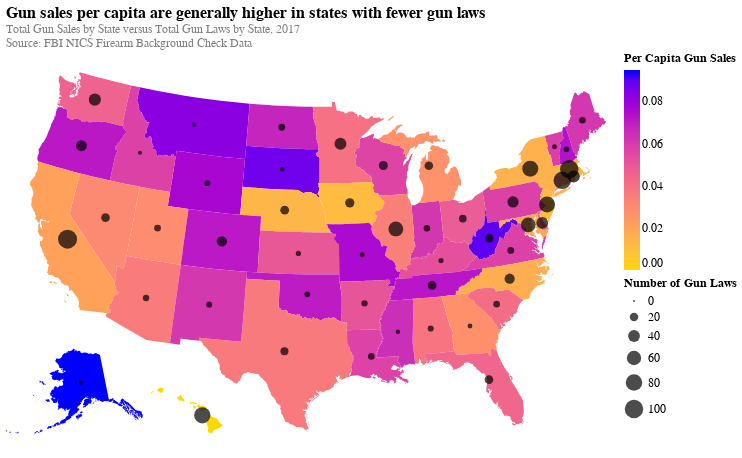

Notebook code cell kept with this figure:
### Markdown cell above
### Chloropleth Map: Comparing State Gun Laws to State Gun Sales in 2017
The plot below shows the number of gun sales per capita across the country in 2019. The per capita numbers are useful because they correct for potential differences due to large population differences across these states. There don't appear to be any strong regional patterns. Overlaying the total number of gun laws in each state, it is possible to see that in many cases, the contrast between per capita gun sales and number of gun laws is striking. One such example is New York, where there appears to be fewer gun sales per capita and a higher number of laws. Montana, on the other hand, appears to have fewer gun laws but more per capita gun sales. This pattern does have some notable exceptions, including Iowa and Nebraska, which appear to have lower per capita gun sales than Michigan, for example, despite having a similarly sized dot for number of gun laws. It is important to note, however, that the per capita gun sales are on a scale that interprets each small change as a large difference, making it slightly harder to compare the differences.

### Code cell
#@title
#grab 2017 laws
total_laws_df_2017 = total_laws_df[total_laws_df['year'] == 2017]
total_laws_df_2017 = total_laws_df_2017.reset_index()
#gun sales per capita data munging
gun_sales_subset = background_checks[['month', 'state', 'handgun', 'long_gun', 'multiple']]
gun_sales_subset['year'] = gun_sales_subset['month'].str[:4]
gun_sales_subset = gun_sales_subset[['year', 'state', 'handgun', 'long_gun', 'multiple']]
gun_sales_2017 = gun_sales_subset[gun_sales_subset['year'] == '2017']
gun_sales_by_state = gun_sales_2017.groupby(['state']).sum()
gun_sales_by_state = pd.DataFrame(gun_sales_by_state).reset_index()
gun_sales_by_state['total gun sales'] = gun_sales_by_state.sum(axis = 1, skipna = True)
per_capita_subset = per_capita[['NAME', 'POPESTIMATE2019']]
per_capita_subset['state'] = per_capita_subset['NAME']
final_merge = gun_sales_by_state.merge(per_capita_subset, how="left", on="state")
final_merge2 = final_merge.merge(total_laws_df_2017, how="left", on="state")
final_merge2['Per Capita Gun Sales'] = final_merge2['total gun sales']/final_merge2['POPESTIMATE2019']
gdf2 = gdf.merge(final_merge2, left_on='STATE_NAME', right_on='state', how='left')
gdf2['long'] = gdf2.centroid.x
gdf2['lat'] = gdf2.centroid.y
#plot
chart1 = alt.layer(
    alt.Chart(gdf2).mark_geoshape().encode(color='Per Capita Gun Sales:Q').properties(width=600, height=400).project(type='albersUsa'),
    alt.Chart(gdf2).mark_circle(color='black').encode(
    latitude='lat:Q',
    longitude= 'long:Q',
    size = alt.Size("lawtotal:Q", title = "Number of Gun Laws")).project(
    type='albersUsa').properties( 
    width=600,
    height=400,
    title={
      "text": ["Gun sales per capita are generally higher in states with fewer gun laws"],
      "subtitle": ["Total Gun Sales by State versus Total Gun Laws by State, 2017", 
                   "Source: FBI NICS Firearm Background Check Data"],
      "color": "black",
      "subtitleColor": "gray"
    }
)
)
chart1

### Figure 1 — Vega-Lite specification as saved in the notebook (floating-point values rounded to 4 significant figures; data arrays with more than 128 entries replaced by an {"elided": "..."} marker saying what was removed)
{"width": 500, "height": 400, "config": {"title": {"fontSize": 16, "font": "Helvetica", "anchor": "start", "fontColor": "#000000"}, "axisX": {"domain": true, "domainColor": "#000000", "domainWidth": 1, "grid": false, "labelFont": "Helvetica", "labelFontSize": 10, "labelAngle": 0, "tickColor": "#000000", "titleFont": "Helvetica", "titleFontSize": 11, "titlePadding": 10}, "axisY": {"domain": true, "grid": false, "gridColor": "#DEDDDD", "gridWidth": 1, "labelFont": "Helvetica", "labelFontSize": 10, "labelAngle": 0, "ticks": false, "titleFont": "Helvetica", "titleFontSize": 11, "titlePadding": 10}, "range": {"category": ["#ffd700", "#ffb14e", "#fa8775", "#ea5f94", "#cd34b5", "#9d02d7", "#0000ff", "#000000"], "heatmap": ["#ffd700", "#ffb14e", "#fa8775", "#ea5f94", "#cd34b5", "#9d02d7", "#0000ff"], "diverging": ["#ffd700", "#ffb14e", "#fa8775", "#ea5f94", "#cd34b5", "#9d02d7", "#0000ff"]}, "legend": {"labelFont": "Helvetica", "labelFontSize": 12, "titleFont": "Helvetica", "titleFontSize": 12}, "area": {"fill": "black"}, "line": {"color": "black", "stroke": "black", "strokeWidth": 5}, "point": {"filled": true, "color": "black"}, "text": {"font": "Helvetica", "color": "black", "fontSize": 11, "align": "right", "fontWeight": 400, "size": 11}, "bar": {"fill": "black", "stroke": false}}, "layer": [{"mark": "geoshape", "encoding": {"color": {"type": "quantitative", "field": "Per Capita Gun Sales"}}, "height": 400, "projection": {"type": "albersUsa"}, "width": 600}, {"mark": {"type": "circle", "color": "black"}, "encoding": {"latitude": {"field": "lat", "type": "quantitative"}, "longitude": {"field": "long", "type": "quantitative"}, "size": {"type": "quantitative", "field": "lawtotal", "title": "Number of Gun Laws"}}, "height": 400, "projection": {"type": "albersUsa"}, "title": {"text": ["Gun sales per capita are generally higher in states with fewer gun laws"], "subtitle": ["Total Gun Sales by State versus Total Gun Laws by State, 2017", "Source: FBI NICS Firearm Background Check Data"], "color": "black", "subtitleColor": "gray"}, "width": 600}], "data": {"name": "data-6768cb9a781a8d4de09444b8640114a2"}, "$schema": "https://vega.github.io/schema/vega-lite/v4.0.2.json", "datasets": {"data-6768cb9a781a8d4de09444b8640114a2": [{"DRAWSEQ": 1, "NAME": "Hawaii", "POPESTIMATE2019": 1416000.0, "Per Capita Gun Sales": 0.0, "STATE_ABBR": "HI", "STATE_FIPS": "15", "STATE_NAME": "Hawaii", "SUB_REGION": "Pacific", "handgun": 0.0, "index": 1310.0, "lat": 20.24, "lawtotal": 78.0, "long": -156.3, "long_gun": 0.0, "multiple": 0, "state": "Hawaii", "total gun sales": 0.0, "year": 2017.0, "type": "Feature", "geometry": {"type": "MultiPolygon", "coordinates": {"elided": "7 rows, 236 float values in total"}}}, {"DRAWSEQ": 2, "NAME": "Washington", "POPESTIMATE2019": 7615000.0, "Per Capita Gun Sales": 0.04524, "STATE_ABBR": "WA", "STATE_FIPS": "53", "STATE_NAME": "Washington", "SUB_REGION": "Pacific", "handgun": 198600.0, "index": 1346.0, "lat": 47.38, "lawtotal": 43.0, "long": -120.4, "long_gun": 138100.0, "multiple": 7790, "state": "Washington", "total gun sales": 344500.0, "year": 2017.0, "type": "Feature", "geometry": {"type": "MultiPolygon", "coordinates": {"elided": "3 rows, 552 float values in total"}}}, {"DRAWSEQ": 3, "NAME": "Montana", "POPESTIMATE2019": 1069000.0, "Per Capita Gun Sales": 0.08313, "STATE_ABBR": "MT", "STATE_FIPS": "30", "STATE_NAME": "Montana", "SUB_REGION": "Mountain", "handgun": 34440.0, "index": 1325.0, "lat": 47.03, "lawtotal": 4.0, "long": -109.7, "long_gun": 51760.0, "multiple": 2642, "state": "Montana", "total gun sales": 88850.0, "year": 2017.0, "type": "Feature", "geometry": {"type": "Polygon", "coordinates": {"elided": "1x297x2 float values"}}}, {"DRAWSEQ": 4, "NAME": "Maine", "POPESTIMATE2019": 1344000.0, "Per Capita Gun Sales": 0.06121, "STATE_ABBR": "ME", "STATE_FIPS": "23", "STATE_NAME": "Maine", "SUB_REGION": "New England", "handgun": 40480.0, "index": 1318.0, "lat": 45.39, "lawtotal": 12.0, "long": -69.23, "long_gun": 39720.0, "multiple": 2073, "state": "Maine", "total gun sales": 82280.0, "year": 2017.0, "type": "Feature", "geometry": {"type": "MultiPolygon", "coordinates": {"elided": "2 rows, 304 float values in total"}}}, {"DRAWSEQ": 5, "NAME": "North Dakota", "POPESTIMATE2019": 762100.0, "Per Capita Gun Sales": 0.06732, "STATE_ABBR": "ND", "STATE_FIPS": "38", "STATE_NAME": "North Dakota", "SUB_REGION": "West North Central", "handgun": 19690.0, "index": 1333.0, "lat": 47.45, "lawtotal": 13.0, "long": -100.5, "long_gun": 30690.0, "multiple": 921, "state": "North Dakota", "total gun sales": 51300.0, "year": 2017.0, "type": "Feature", "geometry": {"type": "Polygon", "coordinates": {"elided": "1x160x2 float values"}}}, {"DRAWSEQ": 6, "NAME": "South Dakota", "POPESTIMATE2019": 884700.0, "Per Capita Gun Sales": 0.08765, "STATE_ABBR": "SD", "STATE_FIPS": "46", "STATE_NAME": "South Dakota", "SUB_REGION": "West North Central", "handgun": 31490.0, "index": 1340.0, "lat": 44.43, "lawtotal": 5.0, "long": -100.2, "long_gun": 44150.0, "multiple": 1904, "state": "South Dakota", "total gun sales": 77540.0, "year": 2017.0, "type": "Feature", "geometry": {"type": "Polygon", "coordinates": {"elided": "1x145x2 float values"}}}, {"DRAWSEQ": 7, "NAME": "Wyoming", "POPESTIMATE2019": 578800.0, "Per Capita Gun Sales": 0.07638, "STATE_ABBR": "WY", "STATE_FIPS": "56", "STATE_NAME": "Wyoming", "SUB_REGION": "Mountain", "handgun": 20160.0, "index": 1349.0, "lat": 43.0, "lawtotal": 9.0, "long": -107.6, "long_gun": 22880.0, "multiple": 1172, "state": "Wyoming", "total gun sales": 44200.0, "year": 2017.0, "type": "Feature", "geometry": {"type": "Polygon", "coordinates": [[[-104.1, 41.7], [-104.1, 41.56], [-104.1, 41.39], [-104.1, 41.0], [-104.9, 40.99], [-105.3, 41.0], [-106.2, 41.0], [-106.3, 41.0], [-106.9, 41.0], [-107.3, 41.0], [-107.9, 41.0], [-109.0, 41.0], [-110.0, 41.0], [-110.1, 41.0], [-111.1, 41.0], [-111.1, 41.26], [-111.1, 41.58], [-111.0, 42.0], [-111.0, 42.5], [-111.0, 43.02], [-111.0, 43.28], [-111.0, 43.52], [-111.1, 43.98], [-111.1, 44.47], [-111.1, 44.66], [-111.1, 45.0], [-110.4, 44.99], [-110.4, 45.0], [-110.0, 45.0], [-109.8, 45.0], [-108.6, 45.0], [-108.3, 45.0], [-107.9, 45.0], [-106.3, 45.0], [-106.0, 45.0], [-105.1, 45.0], [-105.0, 45.0], [-104.1, 45.0], [-104.1, 44.57], [-104.1, 44.18], [-104.1, 44.15], [-104.1, 43.85], [-104.1, 43.5], [-104.1, 43.48], [-104.1, 43.0], [-104.1, 42.61], [-104.1, 42.0], [-104.1, 41.7]]]}}, {"DRAWSEQ": 8, "NAME": "Wisconsin", "POPESTIMATE2019": 5822000.0, "Per Capita Gun Sales": 0.05636, "STATE_ABBR": "WI", "STATE_FIPS": "55", "STATE_NAME": "Wisconsin", "SUB_REGION": "East North Central", "handgun": 171600.0, "index": 1348.0, "lat": 44.63, "lawtotal": 23.0, "long": -90.01, "long_gun": 156000.0, "multiple": 562, "state": "Wisconsin", "total gun sales": 328200.0, "year": 2017.0, "type": "Feature", "geometry": {"type": "MultiPolygon", "coordinates": {"elided": "2 rows, 536 float values in total"}}}, {"DRAWSEQ": 9, "NAME": "Idaho", "POPESTIMATE2019": 1787000.0, "Per Capita Gun Sales": 0.05727, "STATE_ABBR": "ID", "STATE_FIPS": "16", "STATE_NAME": "Idaho", "SUB_REGION": "Mountain", "handgun": 44940.0, "index": 1311.0, "lat": 44.39, "lawtotal": 4.0, "long": -114.7, "long_gun": 55020.0, "multiple": 2388, "state": "Idaho", "total gun sales": 102300.0, "year": 2017.0, "type": "Feature", "geometry": {"type": "Polygon", "coordinates": {"elided": "1x368x2 float values"}}}, {"DRAWSEQ": 10, "NAME": "Vermont", "POPESTIMATE2019": 624000.0, "Per Capita Gun Sales": 0.05816, "STATE_ABBR": "VT", "STATE_FIPS": "50", "STATE_NAME": "Vermont", "SUB_REGION": "New England", "handgun": 17600.0, "index": 1344.0, "lat": 44.07, "lawtotal": 6.0, "long": -72.66, "long_gun": 17820.0, "multiple": 869, "state": "Vermont", "total gun sales": 36290.0, "year": 2017.0, "type": "Feature", "geometry": {"type": "Polygon", "coordinates": {"elided": "1x130x2 float values"}}}, {"DRAWSEQ": 11, "NAME": "Minnesota", "POPESTIMATE2019": 5640000.0, "Per Capita Gun Sales": 0.03969, "STATE_ABBR": "MN", "STATE_FIPS": "27", "STATE_NAME": "Minnesota", "SUB_REGION": "West North Central", "handgun": 94380.0, "index": 1322.0, "lat": 46.32, "lawtotal": 41.0, "long": -94.31, "long_gun": 125500.0, "multiple": 3967, "state": "Minnesota", "total gun sales": 223900.0, "year": 2017.0, "type": "Feature", "geometry": {"type": "Polygon", "coordinates": {"elided": "1x306x2 float values"}}}, {"DRAWSEQ": 12, "NAME": "Oregon", "POPESTIMATE2019": 4218000.0, "Per Capita Gun Sales": 0.07126, "STATE_ABBR": "OR", "STATE_FIPS": "41", "STATE_NAME": "Oregon", "SUB_REGION": "Pacific", "handgun": 168900.0, "index": 1336.0, "lat": 43.93, "lawtotal": 35.0, "long": -120.6, "long_gun": 131600.0, "multiple": 34, "state": "Oregon", "total gun sales": 300500.0, "year": 2017.0, "type": "Feature", "geometry": {"type": "Polygon", "coordinates": {"elided": "1x199x2 float values"}}}, {"DRAWSEQ": 13, "NAME": "New Hampshire", "POPESTIMATE2019": 1360000.0, "Per Capita Gun Sales": 0.07303, "STATE_ABBR": "NH", "STATE_FIPS": "33", "STATE_NAME": "New Hampshire", "SUB_REGION": "New England", "handgun": 62280.0, "index": 1328.0, "lat": 43.69, "lawtotal": 9.0, "long": -71.58, "long_gun": 36960.0, "multiple": 55, "state": "New Hampshire", "total gun sales": 99300.0, "year": 2017.0, "type": "Feature", "geometry": {"type": "Polygon", "coordinates": {"elided": "1x123x2 float values"}}}, {"DRAWSEQ": 14, "NAME": "Iowa", "POPESTIMATE2019": 3155000.0, "Per Capita Gun Sales": 0.01102, "STATE_ABBR": "IA", "STATE_FIPS": "19", "STATE_NAME": "Iowa", "SUB_REGION": "West North Central", "handgun": 2376.0, "index": 1314.0, "lat": 42.08, "lawtotal": 24.0, "long": -93.5, "long_gun": 32330.0, "multiple": 53, "state": "Iowa", "total gun sales": 34760.0, "year": 2017.0, "type": "Feature", "geometry": {"type": "Polygon", "coordinates": {"elided": "1x248x2 float values"}}}, {"DRAWSEQ": 15, "NAME": "Massachusetts", "POPESTIMATE2019": 6893000.0, "Per Capita Gun Sales": 0.01499, "STATE_ABBR": "MA", "STATE_FIPS": "25", "STATE_NAME": "Massachusetts", "SUB_REGION": "New England", "handgun": 66970.0, "index": 1320.0, "lat": 42.26, "lawtotal": 100.0, "long": -71.8, "long_gun": 34450.0, "multiple": 1934, "state": "Massachusetts", "total gun sales": 103300.0, "year": 2017.0, "type": "Feature", "geometry": {"type": "MultiPolygon", "coordinates": {"elided": "3 rows, 234 float values in total"}}}, {"DRAWSEQ": 16, "NAME": "Nebraska", "POPESTIMATE2019": 1934000.0, "Per Capita Gun Sales": 0.01354, "STATE_ABBR": "NE", "STATE_FIPS": "31", "STATE_NAME": "Nebraska", "SUB_REGION": "West North Central", "handgun": 1669.0, "index": 1326.0, "lat": 41.52, "lawtotal": 22.0, "long": -99.81, "long_gun": 24470.0, "multiple": 54, "state": "Nebraska", "total gun sales": 26200.0, "year": 2017.0, "type": "Feature", "geometry": {"type": "Polygon", "coordinates": {"elided": "1x196x2 float values"}}}, {"DRAWSEQ": 17, "NAME": "New York", "POPESTIMATE2019": 19450000.0, "Per Capita Gun Sales": 0.01584, "STATE_ABBR": "NY", "STATE_FIPS": "36", "STATE_NAME": "New York", "SUB_REGION": "Middle Atlantic", "handgun": 124300.0, "index": 1331.0, "lat": 42.95, "lawtotal": 75.0, "long": -75.51, "long_gun": 181700.0, "multiple": 2274, "state": "New York", "total gun sales": 308200.0, "year": 2017.0, "type": "Feature", "geometry": {"type": "MultiPolygon", "coordinates": {"elided": "4 rows, 424 float values in total"}}}, {"DRAWSEQ": 18, "NAME": "Pennsylvania", "POPESTIMATE2019": 12800000.0, "Per Capita Gun Sales": 0.0574, "STATE_ABBR": "PA", "STATE_FIPS": "42", "STATE_NAME": "Pennsylvania", "SUB_REGION": "Middle Atlantic", "handgun": 566300.0, "index": 1337.0, "lat": 40.87, "lawtotal": 36.0, "long": -77.8, "long_gun": 168500.0, "multiple": 0, "state": "Pennsylvania", "total gun sales": 734800.0, "year": 2017.0, "type": "Feature", "geometry": {"type": "Polygon", "coordinates": {"elided": "1x154x2 float values"}}}, {"DRAWSEQ": 19, "NAME": "Connecticut", "POPESTIMATE2019": 3565000.0, "Per Capita Gun Sales": 0.02741, "STATE_ABBR": "CT", "STATE_FIPS": "09", "STATE_NAME": "Connecticut", "SUB_REGION": "New England", "handgun": 71850.0, "index": 1306.0, "lat": 41.62, "lawtotal": 89.0, "long": -72.72, "long_gun": 25870.0, "multiple": 0, "state": "Connecticut", "total gun sales": 97720.0, "year": 2017.0, "type": "Feature", "geometry": {"type": "Polygon", "coordinates": [[[-73.53, 41.52], [-73.52, 41.67], [-73.48, 42.05], [-73.05, 42.04], [-73.01, 42.04], [-72.82, 42.03], [-72.82, 42.0], [-72.77, 42.0], [-72.76, 42.03], [-72.61, 42.03], [-72.61, 42.02], [-72.58, 42.02], [-72.57, 42.03], [-72.51, 42.03], [-72.14, 42.03], [-72.09, 42.03], [-71.8, 42.02], [-71.8, 42.0], [-71.79, 41.72], [-71.79, 41.64], [-71.79, 41.6], [-71.8, 41.42], [-71.85, 41.4], [-71.84, 41.34], [-71.85, 41.33], [-71.87, 41.32], [-72.28, 41.28], [-72.33, 41.29], [-72.38, 41.36], [-72.38, 41.28], [-72.53, 41.26], [-72.91, 41.27], [-73.1, 41.16], [-73.65, 41.0], [-73.65, 41.01], [-73.73, 41.1], [-73.48, 41.21], [-73.55, 41.29], [-73.54, 41.37], [-73.53, 41.52]]]}}, {"DRAWSEQ": 20, "NAME": "Rhode Island", "POPESTIMATE2019": 1059000.0, "Per Capita Gun Sales": 0.02193, "STATE_ABBR": "RI", "STATE_FIPS": "44", "STATE_NAME": "Rhode Island", "SUB_REGION": "New England", "handgun": 12960.0, "index": 1338.0, "lat": 41.68, "lawtotal": 43.0, "long": -71.56, "long_gun": 8154.0, "multiple": 2116, "state": "Rhode Island", "total gun sales": 23230.0, "year": 2017.0, "type": "Feature", "geometry": {"type": "MultiPolygon", "coordinates": [[[[-71.79, 41.6], [-71.79, 41.64], [-71.79, 41.72], [-71.8, 42.0], [-71.5, 42.01], [-71.38, 42.01], [-71.38, 41.98], [-71.38, 41.89], [-71.33, 41.9], [-71.34, 41.88], [-71.33, 41.86], [-71.35, 41.81], [-71.34, 41.78], [-71.32, 41.77], [-71.27, 41.75], [-71.23, 41.71], [-71.28, 41.68], [-71.37, 41.74], [-71.39, 41.76], [-71.37, 41.7], [-71.42, 41.65], [-71.43, 41.49], [-71.49, 41.39], [-71.72, 41.33], [-71.87, 41.32], [-71.85, 41.33], [-71.84, 41.34], [-71.85, 41.4], [-71.8, 41.42], [-71.79, 41.6]]], [[[-71.2, 41.68], [-71.14, 41.66], [-71.12, 41.49], [-71.2, 41.46], [-71.2, 41.68]]], [[[-71.27, 41.62], [-71.22, 41.64], [-71.24, 41.47], [-71.29, 41.48], [-71.35, 41.45], [-71.27, 41.62]]]]}}, {"DRAWSEQ": 21, "NAME": "New Jersey", "POPESTIMATE2019": 8882000.0, "Per Capita Gun Sales": 0.01142, "STATE_ABBR": "NJ", "STATE_FIPS": "34", "STATE_NAME": "New Jersey", "SUB_REGION": "Middle Atlantic", "handgun": 58990.0, "index": 1329.0, "lat": 40.2, "lawtotal": 75.0, "long": -74.68, "long_gun": 42430.0, "multiple": 0, "state": "New Jersey", "total gun sales": 101400.0, "year": 2017.0, "type": "Feature", "geometry": {"type": "Polygon", "coordinates": {"elided": "1x126x2 float values"}}}, {"DRAWSEQ": 22, "NAME": "Indiana", "POPESTIMATE2019": 6732000.0, "Per Capita Gun Sales": 0.06154, "STATE_ABBR": "IN", "STATE_FIPS": "18", "STATE_NAME": "Indiana", "SUB_REGION": "East North Central", "handgun": 249100.0, "index": 1313.0, "lat": 39.91, "lawtotal": 12.0, "long": -86.28, "long_gun": 156700.0, "multiple": 8449, "state": "Indiana", "total gun sales": 414300.0, "year": 2017.0, "type": "Feature", "geometry": {"type": "Polygon", "coordinates": {"elided": "1x264x2 float values"}}}, {"DRAWSEQ": 23, "NAME": "Nevada", "POPESTIMATE2019": 3080000.0, "Per Capita Gun Sales": 0.03043, "STATE_ABBR": "NV", "STATE_FIPS": "32", "STATE_NAME": "Nevada", "SUB_REGION": "Mountain", "handgun": 57520.0, "index": 1327.0, "lat": 39.35, "lawtotal": 21.0, "long": -116.7, "long_gun": 32900.0, "multiple": 3303, "state": "Nevada", "total gun sales": 93730.0, "year": 2017.0, "type": "Feature", "geometry": {"type": "Polygon", "coordinates": {"elided": "1x84x2 float values"}}}, {"DRAWSEQ": 24, "NAME": "Utah", "POPESTIMATE2019": 3206000.0, "Per Capita Gun Sales": 0.02952, "STATE_ABBR": "UT", "STATE_FIPS": "49", "STATE_NAME": "Utah", "SUB_REGION": "Mountain", "handgun": 45080.0, "index": 1343.0, "lat": 39.32, "lawtotal": 13.0, "long": -111.7, "long_gun": 49570.0, "multiple": 0, "state": "Utah", "total gun sales": 94660.0, "year": 2017.0, "type": "Feature", "geometry": {"type": "Polygon", "coordinates": [[[-114.0, 38.14], [-114.0, 38.57], [-114.0, 38.68], [-114.0, 39.54], [-114.0, 39.91], [-114.0, 40.11], [-114.0, 41.0], [-114.0, 42.0], [-113.0, 42.0], [-112.1, 42.0], [-112.1, 42.0], [-111.5, 42.0], [-111.0, 42.0], [-111.1, 41.58], [-111.1, 41.26], [-111.1, 41.0], [-110.1, 41.0], [-110.0, 41.0], [-109.0, 41.0], [-109.0, 40.67], [-109.1, 40.21], [-109.1, 39.66], [-109.1, 39.52], [-109.1, 39.36], [-109.1, 38.49], [-109.1, 38.24], [-109.0, 38.15], [-109.0, 37.89], [-109.0, 37.63], [-109.0, 37.0], [-110.0, 36.99], [-110.5, 36.99], [-110.5, 37.0], [-110.7, 37.0], [-111.4, 37.0], [-112.2, 37.0], [-112.5, 37.0], [-112.9, 37.0], [-114.0, 37.0], [-114.0, 37.6], [-114.0, 38.14]]]}}, {"DRAWSEQ": 25, "NAME": "California", "POPESTIMATE2019": 39510000.0, "Per Capita Gun Sales": 0.02102, "STATE_ABBR": "CA", "STATE_FIPS": "06", "STATE_NAME": "California", "SUB_REGION": "Pacific", "handgun": 512500.0, "index": 1304.0, "lat": 37.24, "lawtotal": 106.0, "long": -119.6, "long_gun": 318100.0, "multiple": 0, "state": "California", "total gun sales": 830600.0, "year": 2017.0, "type": "Feature", "geometry": {"type": "MultiPolygon", "coordinates": {"elided": "5 rows, 556 float values in total"}}}, {"DRAWSEQ": 26, "NAME": "Ohio", "POPESTIMATE2019": 11690000.0, "Per Capita Gun Sales": 0.048, "STATE_ABBR": "OH", "STATE_FIPS": "39", "STATE_NAME": "Ohio", "SUB_REGION": "East North Central", "handgun": 332900.0, "index": 1334.0, "lat": 40.29, "lawtotal": 16.0, "long": -82.79, "long_gun": 213800.0, "multiple": 14392, "state": "Ohio", "total gun sales": 561000.0, "year": 2017.0, "type": "Feature", "geometry": {"type": "Polygon", "coordinates": {"elided": "1x213x2 float values"}}}, {"DRAWSEQ": 27, "NAME": "Illinois", "POPESTIMATE2019": 12670000.0, "Per Capita Gun Sales": 0.03436, "STATE_ABBR": "IL", "STATE_FIPS": "17", "STATE_NAME": "Illinois", "SUB_REGION": "East North Central", "handgun": 282300.0, "index": 1312.0, "lat": 40.06, "lawtotal": 64.0, "long": -89.2, "long_gun": 142600.0, "multiple": 10646, "state": "Illinois", "total gun sales": 435500.0, "year": 2017.0, "type": "Feature", "geometry": {"type": "Polygon", "coordinates": {"elided": "1x326x2 float values"}}}, {"DRAWSEQ": 28, "NAME": "District of Columbia", "POPESTIMATE2019": 705700.0, "Per Capita Gun Sales": 0.001146, "STATE_ABBR": "DC", "STATE_FIPS": "11", "STATE_NAME": "District of Columbia", "SUB_REGION": "South Atlantic", "handgun": 756.0, "index": null, "lat": 38.9, "lawtotal": null, "long": -77.02, "long_gun": 45.0, "multiple": 8, "state": "District of Columbia", "total gun sales": 809.0, "year": null, "type": "Feature", "geometry": {"type": "Polygon", "coordinates": [[[-77.01, 38.97], [-76.91, 38.89], [-77.05, 38.79], [-77.03, 38.81], [-77.04, 38.83], [-77.04, 38.84], [-77.04, 38.86], [-77.07, 38.89], [-77.08, 38.92], [-77.12, 38.93], [-77.04, 38.99], [-77.01, 38.97]]]}}, {"DRAWSEQ": 29, "NAME": "Delaware", "POPESTIMATE2019": 973800.0, "Per Capita Gun Sales": 0.04278, "STATE_ABBR": "DE", "STATE_FIPS": "10", "STATE_NAME": "Delaware", "SUB_REGION": "South Atlantic", "handgun": 22310.0, "index": 1307.0, "lat": 39.0, "lawtotal": 40.0, "long": -75.5, "long_gun": 18420.0, "multiple": 933, "state": "Delaware", "total gun sales": 41660.0, "year": 2017.0, "type": "Feature", "geometry": {"type": "Polygon", "coordinates": [[[-75.71, 38.56], [-75.71, 38.65], [-75.72, 38.83], [-75.75, 39.14], [-75.76, 39.25], [-75.76, 39.3], [-75.77, 39.38], [-75.79, 39.72], [-75.77, 39.72], [-75.75, 39.77], [-75.69, 39.82], [-75.64, 39.84], [-75.58, 39.84], [-75.47, 39.83], [-75.42, 39.8], [-75.41, 39.79], [-75.43, 39.78], [-75.46, 39.76], [-75.47, 39.74], [-75.48, 39.72], [-75.49, 39.71], [-75.61, 39.61], [-75.56, 39.57], [-75.59, 39.46], [-75.52, 39.37], [-75.4, 39.26], [-75.4, 39.07], [-75.32, 39.01], [-75.31, 38.95], [-75.19, 38.81], [-75.08, 38.8], [-75.05, 38.45], [-75.07, 38.45], [-75.09, 38.45], [-75.35, 38.46], [-75.7, 38.46], [-75.71, 38.56]]]}}, {"DRAWSEQ": 30, "NAME": "West Virginia", "POPESTIMATE2019": 1792000.0, "Per Capita Gun Sales": 0.09007, "STATE_ABBR": "WV", "STATE_FIPS": "54", "STATE_NAME": "West Virginia", "SUB_REGION": "South Atlantic", "handgun": 79810.0, "index": 1347.0, "lat": 38.64, "lawtotal": 21.0, "long": -80.61, "long_gun": 76660.0, "multiple": 4946, "state": "West Virginia", "total gun sales": 161400.0, "year": 2017.0, "type": "Feature", "geometry": {"type": "Polygon", "coordinates": {"elided": "1x397x2 float values"}}}, {"DRAWSEQ": 31, "NAME": "Maryland", "POPESTIMATE2019": 6046000.0, "Per Capita Gun Sales": 0.01956, "STATE_ABBR": "MD", "STATE_FIPS": "24", "STATE_NAME": "Maryland", "SUB_REGION": "South Atlantic", "handgun": 51870.0, "index": 1319.0, "lat": 39.06, "lawtotal": 64.0, "long": -76.82, "long_gun": 66020.0, "multiple": 347, "state": "Maryland", "total gun sales": 118200.0, "year": 2017.0, "type": "Feature", "geometry": {"type": "MultiPolygon", "coordinates": {"elided": "4 rows, 536 float values in total"}}}, {"DRAWSEQ": 32, "NAME": "Colorado", "POPESTIMATE2019": 5759000.0, "Per Capita Gun Sales": 0.07121, "STATE_ABBR": "CO", "STATE_FIPS": "08", "STATE_NAME": "Colorado", "SUB_REGION": "Mountain", "handgun": 229700.0, "index": 1305.0, "lat": 39.0, "lawtotal": 30.0, "long": -105.5, "long_gun": 167000.0, "multiple": 13354, "state": "Colorado", "total gun sales": 410100.0, "year": 2017.0, "type": "Feature", "geometry": {"type": "Polygon", "coordinates": [[[-102.0, 37.64], [-102.0, 37.39], [-102.0, 36.99], [-103.0, 37.0], [-103.1, 37.0], [-104.0, 36.99], [-105.1, 36.99], [-105.2, 36.99], [-105.7, 36.99], [-106.0, 36.99], [-106.5, 36.99], [-106.9, 36.99], [-106.9, 37.0], [-107.4, 37.0], [-107.5, 37.0], [-108.4, 37.0], [-109.0, 37.0], [-109.0, 37.63], [-109.0, 37.89], [-109.0, 38.15], [-109.1, 38.24], [-109.1, 38.49], [-109.1, 39.36], [-109.1, 39.52], [-109.1, 39.66], [-109.1, 40.21], [-109.0, 40.67], [-109.0, 41.0], [-107.9, 41.0], [-107.3, 41.0], [-106.9, 41.0], [-106.3, 41.0], [-106.2, 41.0], [-105.3, 41.0], [-104.9, 40.99], [-104.1, 41.0], [-103.6, 41.0], [-103.4, 41.0], [-102.7, 41.0], [-102.6, 41.0], [-102.0, 41.0], [-102.0, 40.74], [-102.0, 40.7], [-102.0, 40.43], [-102.0, 40.34], [-102.1, 40.0], [-102.0, 39.57], [-102.0, 39.56], [-102.0, 39.13], [-102.0, 39.04], [-102.0, 38.69], [-102.0, 38.62], [-102.0, 38.26], [-102.0, 38.25], [-102.0, 37.73], [-102.0, 37.64]]]}}, {"DRAWSEQ": 33, "NAME": "Kentucky", "POPESTIMATE2019": 4468000.0, "Per Capita Gun Sales": 0.05217, "STATE_ABBR": "KY", "STATE_FIPS": "21", "STATE_NAME": "Kentucky", "SUB_REGION": "East South Central", "handgun": 127200.0, "index": 1316.0, "lat": 37.53, "lawtotal": 7.0, "long": -85.29, "long_gun": 99220.0, "multiple": 6624, "state": "Kentucky", "total gun sales": 233100.0, "year": 2017.0, "type": "Feature", "geometry": {"type": "MultiPolygon", "coordinates": {"elided": "2 rows, 718 float values in total"}}}, {"DRAWSEQ": 34, "NAME": "Kansas", "POPESTIMATE2019": 2913000.0, "Per Capita Gun Sales": 0.04973, "STATE_ABBR": "KS", "STATE_FIPS": "20", "STATE_NAME": "Kansas", "SUB_REGION": "West North Central", "handgun": 73960.0, "index": 1315.0, "lat": 38.48, "lawtotal": 7.0, "long": -98.38, "long_gun": 66850.0, "multiple": 4082, "state": "Kansas", "total gun sales": 144900.0, "year": 2017.0, "type": "Feature", "geometry": {"type": "Polygon", "coordinates": {"elided": "1x124x2 float values"}}}, {"DRAWSEQ": 35, "NAME": "Virginia", "POPESTIMATE2019": 8536000.0, "Per Capita Gun Sales": 0.05743, "STATE_ABBR": "VA", "STATE_FIPS": "51", "STATE_NAME": "Virginia", "SUB_REGION": "South Atlantic", "handgun": 292200.0, "index": 1345.0, "lat": 37.52, "lawtotal": 13.0, "long": -78.85, "long_gun": 198000.0, "multiple": 0, "state": "Virginia", "total gun sales": 490200.0, "year": 2017.0, "type": "Feature", "geometry": {"type": "MultiPolygon", "coordinates": {"elided": "3 rows, 812 float values in total"}}}, {"DRAWSEQ": 36, "NAME": "Missouri", "POPESTIMATE2019": 6137000.0, "Per Capita Gun Sales": 0.07536, "STATE_ABBR": "MO", "STATE_FIPS": "29", "STATE_NAME": "Missouri", "SUB_REGION": "West North Central", "handgun": 252700.0, "index": 1324.0, "lat": 38.36, "lawtotal": 6.0, "long": -92.48, "long_gun": 196900.0, "multiple": 12881, "state": "Missouri", "total gun sales": 462500.0, "year": 2017.0, "type": "Feature", "geometry": {"type": "Polygon", "coordinates": {"elided": "1x336x2 float values"}}}, {"DRAWSEQ": 37, "NAME": "Arizona", "POPESTIMATE2019": 7279000.0, "Per Capita Gun Sales": 0.03584, "STATE_ABBR": "AZ", "STATE_FIPS": "04", "STATE_NAME": "Arizona", "SUB_REGION": "Mountain", "handgun": 153500.0, "index": 1302.0, "lat": 34.29, "lawtotal": 11.0, "long": -111.7, "long_gun": 99250.0, "multiple": 8120, "state": "Arizona", "total gun sales": 260900.0, "year": 2017.0, "type": "Feature", "geometry": {"type": "Polygon", "coordinates": {"elided": "1x153x2 float values"}}}, {"DRAWSEQ": 38, "NAME": "Oklahoma", "POPESTIMATE2019": 3957000.0, "Per Capita Gun Sales": 0.07028, "STATE_ABBR": "OK", "STATE_FIPS": "40", "STATE_NAME": "Oklahoma", "SUB_REGION": "West South Central", "handgun": 144700.0, "index": 1335.0, "lat": 35.58, "lawtotal": 9.0, "long": -97.51, "long_gun": 121800.0, "multiple": 11527, "state": "Oklahoma", "total gun sales": 278100.0, "year": 2017.0, "type": "Feature", "geometry": {"type": "Polygon", "coordinates": {"elided": "1x316x2 float values"}}}, {"DRAWSEQ": 39, "NAME": "North Carolina", "POPESTIMATE2019": 10490000.0, "Per Capita Gun Sales": 0.01712, "STATE_ABBR": "NC", "STATE_FIPS": "37", "STATE_NAME": "North Carolina", "SUB_REGION": "South Atlantic", "handgun": 18130.0, "index": 1332.0, "lat": 35.55, "lawtotal": 30.0, "long": -79.4, "long_gun": 158600.0, "multiple": 2865, "state": "North Carolina", "total gun sales": 179600.0, "year": 2017.0, "type": "Feature", "geometry": {"type": "MultiPolygon", "coordinates": {"elided": "6 rows, 598 float values in total"}}}, {"DRAWSEQ": 40, "NAME": "Tennessee", "POPESTIMATE2019": 6829000.0, "Per Capita Gun Sales": 0.07197, "STATE_ABBR": "TN", "STATE_FIPS": "47", "STATE_NAME": "Tennessee", "SUB_REGION": "East South Central", "handgun": 303500.0, "index": 1341.0, "lat": 35.85, "lawtotal": 22.0, "long": -86.33, "long_gun": 188000.0, "multiple": 0, "state": "Tennessee", "total gun sales": 491500.0, "year": 2017.0, "type": "Feature", "geometry": {"type": "Polygon", "coordinates": {"elided": "1x250x2 float values"}}}, {"DRAWSEQ": 41, "NAME": "Texas", "POPESTIMATE2019": 29000000.0, "Per Capita Gun Sales": 0.03631, "STATE_ABBR": "TX", "STATE_FIPS": "48", "STATE_NAME": "Texas", "SUB_REGION": "West South Central", "handgun": 577400.0, "index": 1342.0, "lat": 31.49, "lawtotal": 18.0, "long": -99.35, "long_gun": 443100.0, "multiple": 32253, "state": "Texas", "total gun sales": 1053000.0, "year": 2017.0, "type": "Feature", "geometry": {"type": "MultiPolygon", "coordinates": {"elided": "6 rows, 1694 float values in total"}}}, {"DRAWSEQ": 42, "NAME": "New Mexico", "POPESTIMATE2019": 2097000.0, "Per Capita Gun Sales": 0.06106, "STATE_ABBR": "NM", "STATE_FIPS": "35", "STATE_NAME": "New Mexico", "SUB_REGION": "Mountain", "handgun": 70790.0, "index": 1330.0, "lat": 34.42, "lawtotal": 10.0, "long": -106.1, "long_gun": 53470.0, "multiple": 3759, "state": "New Mexico", "total gun sales": 128000.0, "year": 2017.0, "type": "Feature", "geometry": {"type": "Polygon", "coordinates": [[[-109.0, 32.44], [-109.1, 32.78], [-109.1, 33.21], [-109.1, 33.78], [-109.0, 34.59], [-109.0, 34.95], [-109.0, 36.0], [-109.0, 37.0], [-108.4, 37.0], [-107.5, 37.0], [-107.4, 37.0], [-106.9, 37.0], [-106.9, 36.99], [-106.5, 36.99], [-106.0, 36.99], [-105.7, 36.99], [-105.2, 36.99], [-105.1, 36.99], [-104.0, 36.99], [-103.1, 37.0], [-103.0, 37.0], [-103.0, 36.49], [-103.0, 36.49], [-103.0, 36.06], [-103.0, 35.74], [-103.0, 35.62], [-103.0, 35.18], [-103.0, 34.96], [-103.0, 34.75], [-103.0, 34.31], [-103.0, 33.83], [-103.0, 33.57], [-103.0, 33.38], [-103.0, 32.95], [-103.1, 32.52], [-103.1, 32.09], [-103.1, 32.0], [-103.3, 32.0], [-103.7, 32.01], [-104.0, 32.01], [-104.0, 32.01], [-104.9, 32.0], [-104.9, 32.0], [-106.0, 32.0], [-106.4, 32.0], [-106.6, 32.0], [-106.7, 31.98], [-106.6, 31.97], [-106.6, 31.91], [-106.6, 31.9], [-106.6, 31.84], [-106.6, 31.82], [-106.5, 31.79], [-107.3, 31.79], [-108.2, 31.79], [-108.2, 31.34], [-109.0, 31.34], [-109.0, 32.44]]]}}, {"DRAWSEQ": 43, "NAME": "Alabama", "POPESTIMATE2019": 4903000.0, "Per Capita Gun Sales": 0.03839, "STATE_ABBR": "AL", "STATE_FIPS": "01", "STATE_NAME": "Alabama", "SUB_REGION": "East South Central", "handgun": 97750.0, "index": 1300.0, "lat": 32.79, "lawtotal": 10.0, "long": -86.83, "long_gun": 86210.0, "multiple": 4293, "state": "Alabama", "total gun sales": 188300.0, "year": 2017.0, "type": "Feature", "geometry": {"type": "Polygon", "coordinates": {"elided": "1x143x2 float values"}}}, {"DRAWSEQ": 44, "NAME": "Mississippi", "POPESTIMATE2019": 2976000.0, "Per Capita Gun Sales": 0.06472, "STATE_ABBR": "MS", "STATE_FIPS": "28", "STATE_NAME": "Mississippi", "SUB_REGION": "East South Central", "handgun": 103300.0, "index": 1323.0, "lat": 32.76, "lawtotal": 5.0, "long": -89.66, "long_gun": 84200.0, "multiple": 5091, "state": "Mississippi", "total gun sales": 192600.0, "year": 2017.0, "type": "Feature", "geometry": {"type": "Polygon", "coordinates": {"elided": "1x422x2 float values"}}}, {"DRAWSEQ": 45, "NAME": "Georgia", "POPESTIMATE2019": 10620000.0, "Per Capita Gun Sales": 0.02761, "STATE_ABBR": "GA", "STATE_FIPS": "13", "STATE_NAME": "Georgia", "SUB_REGION": "South Atlantic", "handgun": 172400.0, "index": 1309.0, "lat": 32.66, "lawtotal": 6.0, "long": -83.45, "long_gun": 113900.0, "multiple": 6775, "state": "Georgia", "total gun sales": 293100.0, "year": 2017.0, "type": "Feature", "geometry": {"type": "MultiPolygon", "coordinates": {"elided": "2 rows, 698 float values in total"}}}, {"DRAWSEQ": 46, "NAME": "South Carolina", "POPESTIMATE2019": 5149000.0, "Per Capita Gun Sales": 0.04116, "STATE_ABBR": "SC", "STATE_FIPS": "45", "STATE_NAME": "South Carolina", "SUB_REGION": "South Atlantic", "handgun": 123000.0, "index": 1339.0, "lat": 33.92, "lawtotal": 12.0, "long": -80.9, "long_gun": 80380.0, "multiple": 8530, "state": "South Carolina", "total gun sales": 211900.0, "year": 2017.0, "type": "Feature", "geometry": {"type": "MultiPolygon", "coordinates": {"elided": "2 rows, 496 float values in total"}}}, {"DRAWSEQ": 47, "NAME": "Arkansas", "POPESTIMATE2019": 3018000.0, "Per Capita Gun Sales": 0.05082, "STATE_ABBR": "AR", "STATE_FIPS": "05", "STATE_NAME": "Arkansas", "SUB_REGION": "West South Central", "handgun": 72100.0, "index": 1303.0, "lat": 34.9, "lawtotal": 11.0, "long": -92.43, "long_gun": 76760.0, "multiple": 4498, "state": "Arkansas", "total gun sales": 153400.0, "year": 2017.0, "type": "Feature", "geometry": {"type": "Polygon", "coordinates": {"elided": "1x337x2 float values"}}}, {"DRAWSEQ": 48, "NAME": "Louisiana", "POPESTIMATE2019": 4649000.0, "Per Capita Gun Sales": 0.05702, "STATE_ABBR": "LA", "STATE_FIPS": "22", "STATE_NAME": "Louisiana", "SUB_REGION": "West South Central", "handgun": 139000.0, "index": 1317.0, "lat": 31.1, "lawtotal": 12.0, "long": -92.03, "long_gun": 118500.0, "multiple": 7624, "state": "Louisiana", "total gun sales": 265100.0, "year": 2017.0, "type": "Feature", "geometry": {"type": "MultiPolygon", "coordinates": {"elided": "4 rows, 1110 float values in total"}}}, {"DRAWSEQ": 49, "NAME": "Florida", "POPESTIMATE2019": 21480000.0, "Per Capita Gun Sales": 0.04387, "STATE_ABBR": "FL", "STATE_FIPS": "12", "STATE_NAME": "Florida", "SUB_REGION": "South Atlantic", "handgun": 638900.0, "index": 1308.0, "lat": 28.66, "lawtotal": 21.0, "long": -82.5, "long_gun": 278600.0, "multiple": 24757, "state": "Florida", "total gun sales": 942300.0, "year": 2017.0, "type": "Feature", "geometry": {"type": "MultiPolygon", "coordinates": {"elided": "7 rows, 736 float values in total"}}}, {"DRAWSEQ": 50, "NAME": "Michigan", "POPESTIMATE2019": 9987000.0, "Per Capita Gun Sales": 0.02695, "STATE_ABBR": "MI", "STATE_FIPS": "26", "STATE_NAME": "Michigan", "SUB_REGION": "East North Central", "handgun": 141100.0, "index": 1321.0, "lat": 44.34, "lawtotal": 21.0, "long": -85.44, "long_gun": 125400.0, "multiple": 2642, "state": "Michigan", "total gun sales": 269100.0, "year": 2017.0, "type": "Feature", "geometry": {"type": "MultiPolygon", "coordinates": {"elided": "5 rows, 658 float values in total"}}}, {"DRAWSEQ": 51, "NAME": "Alaska", "POPESTIMATE2019": 731500.0, "Per Capita Gun Sales": 0.09494, "STATE_ABBR": "AK", "STATE_FIPS": "02", "STATE_NAME": "Alaska", "SUB_REGION": "Pacific", "handgun": 34560.0, "index": 1301.0, "lat": 64.32, "lawtotal": 4.0, "long": -152.6, "long_gun": 32650.0, "multiple": 2247, "state": "Alaska", "total gun sales": 69450.0, "year": 2017.0, "type": "Feature", "geometry": {"type": "MultiPolygon", "coordinates": {"elided": "32 rows, 4190 float values in total"}}}]}}
